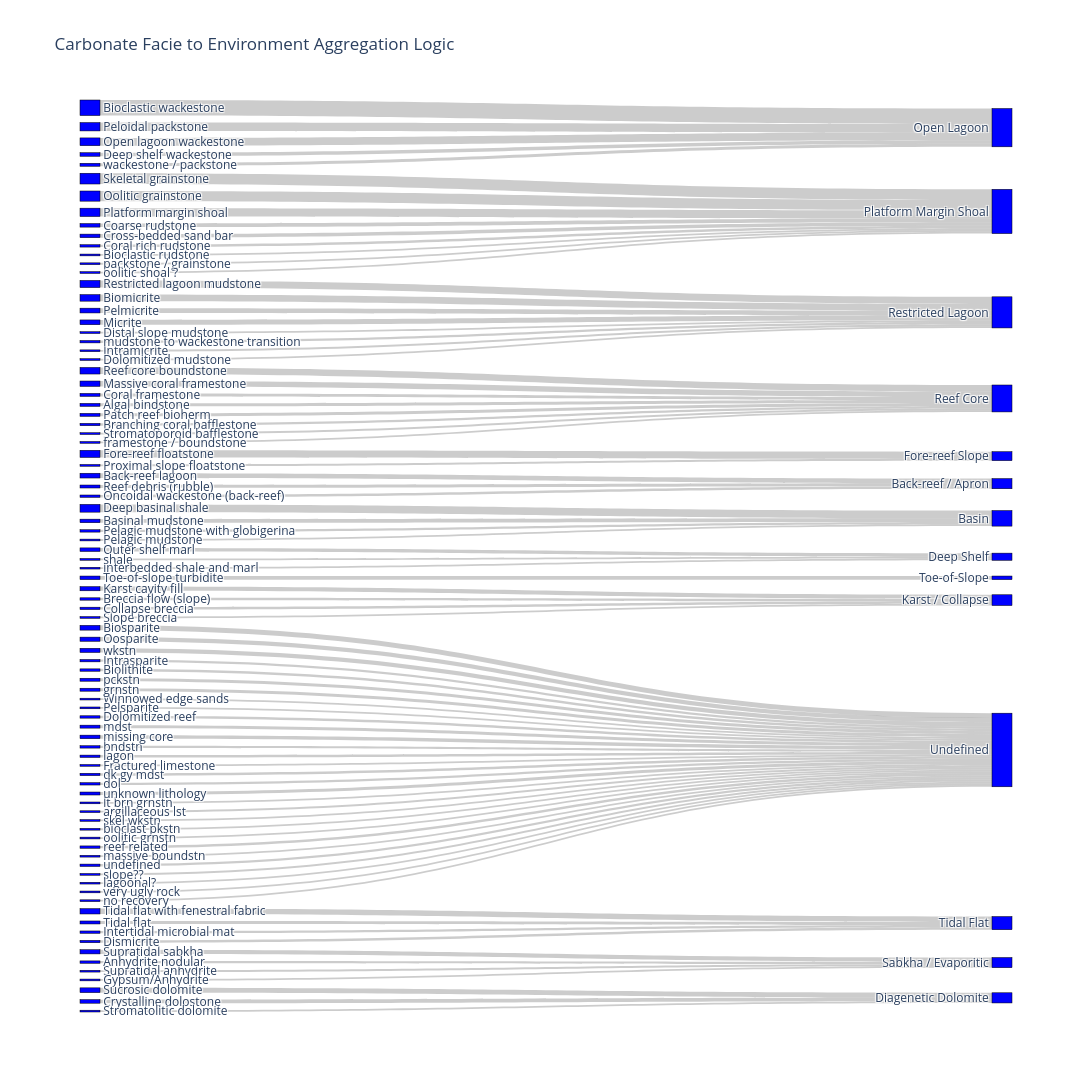

Notebook code cell kept with this figure:
### Code cell
# --- DIAGRAM 1: The Main Aggregation Branch ---
# Flow: Description -> 
print("Interactive Diagram: Physical Aggregation Branch")
plot_hierarchical_sankey(
    df, 
    cols=['Facies_Description', 'Standardized_Environment'], 
    title="Carbonate Facie to Environment Aggregation Logic",
    height=1800
)

### Figure 1 — Plotly figure (JSON) as saved in the notebook; plotly's stock layout.template omitted (floating-point values rounded to 4 significant figures)
{"data": [{"link": {"source": [8, 39, 17, 21, 15, 0, 49, 45, 41, 9, 27, 13, 57, 7, 14, 32, 52, 20, 25, 48, 29, 54, 53, 12, 58, 40, 36, 47, 43, 56, 6, 50, 19, 2, 42, 4, 24, 18, 23, 22, 46, 3, 44, 31, 30, 11, 16, 5, 1, 28, 55, 10, 51, 38, 37, 35, 34, 26, 33, 68, 71, 63, 66, 69, 77, 61, 78, 64, 82, 67, 73, 62, 84, 75, 86, 72, 81, 76, 60, 79, 65, 70, 80, 87, 83, 85, 74, 59], "target": [91, 100, 93, 94, 89, 88, 98, 90, 98, 91, 97, 89, 97, 91, 89, 89, 101, 94, 88, 99, 90, 90, 98, 92, 98, 100, 99, 90, 98, 97, 91, 90, 93, 89, 98, 88, 95, 91, 94, 94, 90, 88, 98, 89, 92, 91, 93, 90, 89, 97, 101, 91, 101, 100, 100, 99, 99, 96, 98, 98, 98, 98, 98, 98, 91, 98, 95, 98, 98, 98, 98, 98, 98, 90, 98, 98, 89, 89, 98, 98, 95, 98, 98, 98, 98, 98, 88, 98], "value": [5, 4, 8, 6, 3, 26, 4, 11, 8, 4, 4, 6, 4, 5, 4, 6, 6, 13, 6, 4, 3, 3, 4, 12, 3, 3, 4, 3, 4, 7, 9, 8, 4, 17, 7, 13, 6, 5, 3, 4, 8, 14, 3, 14, 3, 11, 5, 12, 18, 3, 3, 3, 8, 3, 7, 5, 9, 6, 3, 3, 3, 4, 4, 4, 3, 5, 3, 4, 3, 3, 3, 5, 6, 4, 3, 3, 3, 3, 5, 4, 3, 3, 3, 4, 5, 3, 5, 7]}, "node": {"color": "blue", "label": ["Bioclastic wackestone", "Skeletal grainstone", "Oolitic grainstone", "Peloidal packstone", "Open lagoon wackestone", "Restricted lagoon mudstone", "Massive coral framestone", "Coral framestone", "Algal bindstone", "Branching coral bafflestone", "Stromatoporoid bafflestone", "Reef core boundstone", "Fore-reef floatstone", "Coarse rudstone", "Coral rich rudstone", "Bioclastic rudstone", "Reef debris (rubble)", "Back-reef lagoon", "Patch reef bioherm", "Oncoidal wackestone (back-reef)", "Deep basinal shale", "Basinal mudstone", "Pelagic mudstone with globigerina", "Pelagic mudstone", "Outer shelf marl", "Deep shelf wackestone", "Toe-of-slope turbidite", "Breccia flow (slope)", "Slope breccia", "Distal slope mudstone", "Proximal slope floatstone", "Platform margin shoal", "Cross-bedded sand bar", "Winnowed edge sands", "Tidal flat with fenestral fabric", "Tidal flat", "Intertidal microbial mat", "Supratidal sabkha", "Supratidal anhydrite", "Anhydrite nodular", "Gypsum/Anhydrite", "Biosparite", "Oosparite", "Intrasparite", "Pelsparite", "Biomicrite", "Pelmicrite", "Intramicrite", "Dismicrite", "Biolithite", "Micrite", "Sucrosic dolomite", "Crystalline dolostone", "Dolomitized reef", "Dolomitized mudstone", "Stromatolitic dolomite", "Karst cavity fill", "Collapse breccia", "Fractured limestone", "wkstn", "pckstn", "grnstn", "mdst", "bndstn", "lagon", "shale", "dk gy mdst", "lt brn grnstn", "argillaceous lst", "dol", "skel wkstn", "bioclast pkstn", "oolitic grnstn", "massive boundstn", "wackestone / packstone", "mudstone to wackestone transition", "packstone / grainstone", "framestone / boundstone", "interbedded shale and marl", "reef related", "slope??", "oolitic shoal ?", "lagoonal?", "unknown lithology", "missing core", "very ugly rock", "no recovery", "undefined", "Open Lagoon", "Platform Margin Shoal", "Restricted Lagoon", "Reef Core", "Fore-reef Slope", "Back-reef / Apron", "Basin", "Deep Shelf", "Toe-of-Slope", "Karst / Collapse", "Undefined", "Tidal Flat", "Sabkha / Evaporitic", "Diagenetic Dolomite"], "line": {"color": "black", "width": 0.5}, "pad": 15, "thickness": 20}, "type": "sankey"}], "layout": {"font": {"size": 12}, "height": 1800, "title": {"text": "Carbonate Facie to Environment Aggregation Logic"}, "width": 1200}}
